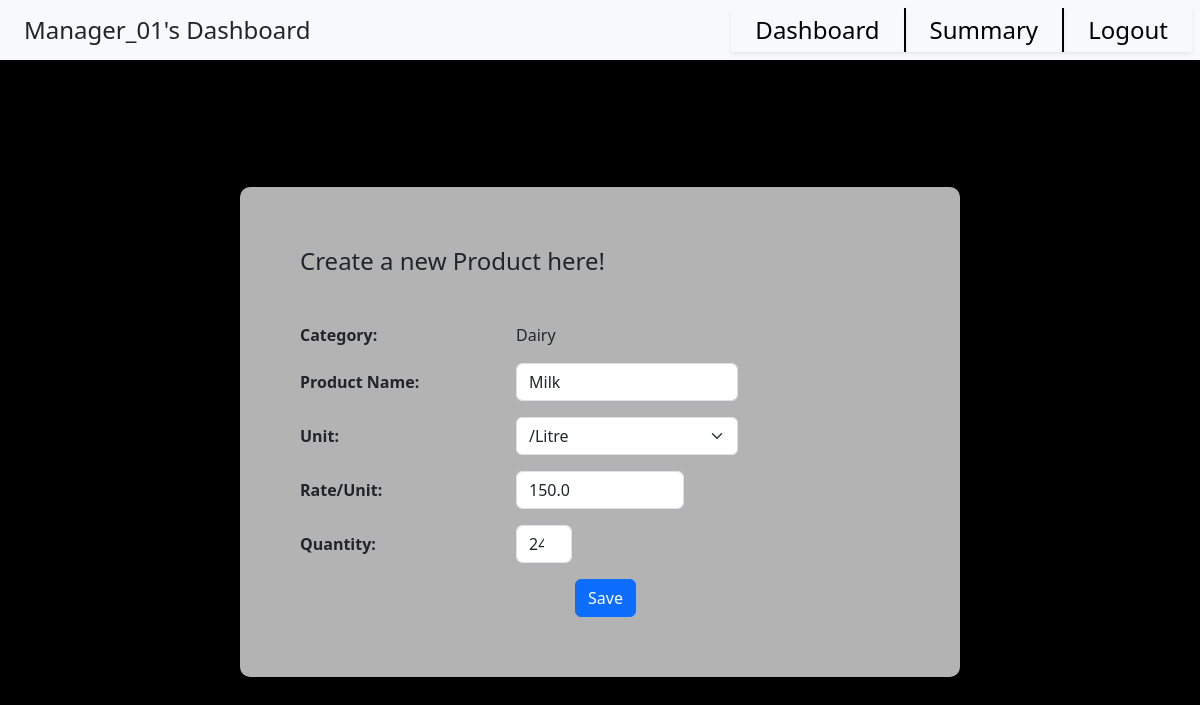
The page /Manager_01/edit_product/cat_1/prod_10 on the database its author committed.
### application/models.py (models this page shows)
class Category(db.Model):
    __tablename__ = 'Category'
    CID = db.Column(db.Integer, autoincrement=True, primary_key=True)
    Name = db.Column(db.String(collation='NOCASE'), unique=True, nullable=False)
    products = db.relationship("Product", back_populates="cat", cascade='all, delete-orphan', passive_deletes=True)

class Product(db.Model):
    __tablename__ = 'Product'
    PID = db.Column(db.Integer, autoincrement=True, primary_key=True)
    Name = db.Column(db.String(collation='NOCASE'), unique=True, nullable=False)
    Price = db.Column(db.Float, nullable=False)
    Unit = db.Column(db.String, nullable=False)
    Stock = db.Column(db.Integer, nullable=False)
    CID = db.Column(db.Integer, db.ForeignKey('Category.CID', ondelete='CASCADE'))
    cat = db.relationship("Category", back_populates="products")
    ords = db.relationship("Order_Details", back_populates="product")

### application/manager_actions.py (the view)
@app.route("/<usr>/edit_product/cat_<cat>/prod_<pid>")
def edit_product_page(usr, cat, pid):
    p = Product.query.filter(Product.PID == pid).first()
    c = Category.query.filter(Category.CID == cat).first()
    return render_template("create_edit_prod.html", user=usr, cat = c, prod = p)

### templates/create_edit_prod.html (shortened to what this page needs)
<!DOCTYPE html>
<html>
    <head>
        <link href="https://cdn.jsdelivr.net/npm/bootstrap@5.3.1/dist/css/bootstrap.min.css" rel="stylesheet">
    </head>
    <body id="body">
        <nav id = "nav" class="navbar sticky-top bg-body-tertiary text-center">
            <div class="nav" style = "text-align:left;">
                {{ user }}'s Dashboard
            </div>
            <div class="clickable nav shadow-sm" style = "margin-left:auto;text-align:right; border-right:2px solid black;">
                <a href="/{{ user }}/manager_dashboard" style = "text-decoration:none; color:black;">Dashboard</a>
            </div>
            <div class="clickable nav shadow-sm" style = "text-align:right; border-right:2px solid black;">
                <a href="/{{ user }}/summary" style = "text-decoration:none; color:black;">Summary</a>
            </div>
            <div class="clickable nav shadow-sm" style = "margin-right:1vh; text-align:left;">
                <a href="/login" style = "text-decoration:none; color:black;">Logout</a>
            </div>
        </nav>
        <div id = "content" class="container">
            <div id = "form-wrap">
                <h4 class="mb-5">Create a new Product here!</h4>
                <form style = "width:50vw">
                    <div class = "row g-5 align-items-center mb-3">
                        <div class="col-auto col-sm-4">
                            <b>Category:</b>
                        </div>
                        <div class="col-auto col-sm-5">
                            {{ cat.Name }}
                        </div>
                    </div>
                    <div class = "row g-5 align-items-center mb-3">
                        <div class="col-auto col-sm-4">
                            <b><label for="prod-name" class="col-form-label">Product Name:</label></b>
                        </div>
                        <div class="col-auto col-sm-5">
                            {% if prod is none %}
                                <input type="text" class="form-control" id="prod-name">
                            {% else %}
                                <input type="text" class="form-control" id="prod-name" value = {{ prod.Name }}>
                            {% endif %}
                        </div>
                    </div>
                    <div class = "row g-5 align-items-center mb-3">
                        <div class="col-auto col-sm-4">
                            <b><label for="prod-unit" class="col-form-label">Unit:</label></b>
                        </div>
                        <div class="col-auto col-sm-5">
                            <select class="form-select" aria-label="Default select example" id="prod-unit">
                                {% if prod is none %}
                                    <option selected>Open this select menu</option>
                                    <option value="/Kg">/Kg</option>
                                    <option value="/100mL">/100mL</option>
                                    <option value="/Block">/Block</option>
                                    <option value="/Bunch">/Bunch</option>
                                    <option value="/Each">/Each</option>
                                    <option value="/Litre">/Litre</option>
                                    <option value="/100g">/100g</option>
                                    <option value="/Dozen">/Dozen</option>
                                {% else %}
                                    <option value="/Litre" {% if prod.Unit == "/Litre" %}selected{% endif %}>/Litre</option>
                                {% endif %}
                            </select>
                        </div>
                    </div>
                    <div class = "row g-5 align-items-center mb-3">
                        <div class="col-auto col-sm-4">
                            <b><label for="prod-rate" class="col-form-label">Rate/Unit:</label></b>
                        </div>
                        <div class="col-auto col-sm-4">
                            {% if prod is none %}
                                <input type="text" class="form-control" id="prod-rate" pattern="[0-9]*[.,]?[0-9]*">
                            {% else %}
                                <input type="text" class="form-control" id="prod-rate" pattern="[0-9]*[.,]?[0-9]*" value = "{{ prod.Price }}">
                            {% endif %}
                        </div>
                    </div>
                    <div class = "row g-5 align-items-center mb-3">
                        <div class="col-auto col-sm-4">
                            <b><label for="prod-qt" class="col-form-label">Quantity:</label></b>
                        </div>
                        <div class="col-auto col-sm-4">
                            <div class="col-auto col-sm-4">
                                {% if prod is none %}
                                    <input type="number" class="form-control" id="prod-qt">
                                {% else %}
                                    <input type="number" class="form-control" id="prod-qt" value = "{{ prod.Stock }}">
                                {% endif %}
                            </div>
                        </div>
                    </div>
                    <div class="col-1" style ="margin:auto;">
                        {% if prod is none %}
                            <button type="button" class="btn btn-primary" onclick = "create('{{ user }}','{{cat.CID}}')">Save</button>
                        {% else %}
                            <button type="button" class="btn btn-primary" onclick = "update('{{ user }}','{{cat.CID}}','{{prod.PID}}')">Save</button>
                        {% endif %}
                    </div>
                </form>
            </div>
        </div>
    </body>
</html>

### rows shown on the page
Category: Name "Dairy"
Product: Name "Milk", Unit "/Litre", Price "150.0", Stock "24"

### other values the page prints
{{ user }} "Manager_01"
